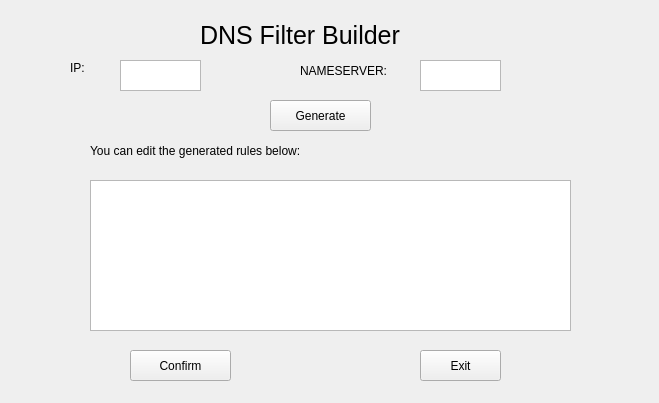
<?xml version="1.0" encoding="UTF-8"?>
<ui version="4.0">
 <class>FilterBuilder</class>
 <widget class="QWidget" name="FilterBuilder">
  <property name="geometry">
   <rect>
    <x>0</x>
    <y>0</y>
    <width>659</width>
    <height>403</height>
   </rect>
  </property>
  <property name="windowTitle">
   <string>Form</string>
  </property>
  <widget class="QTextBrowser" name="inner_rule">
   <property name="geometry">
    <rect>
     <x>90</x>
     <y>180</y>
     <width>481</width>
     <height>151</height>
    </rect>
   </property>
   <property name="readOnly">
    <bool>false</bool>
   </property>
  </widget>
  <widget class="QLabel" name="label">
   <property name="geometry">
    <rect>
     <x>200</x>
     <y>10</y>
     <width>251</width>
     <height>51</height>
    </rect>
   </property>
   <property name="styleSheet">
    <string notr="true">font-size: 25px;
</string>
   </property>
   <property name="text">
    <string>DNS Filter Builder</string>
   </property>
  </widget>
  <widget class="QPushButton" name="confirm_button">
   <property name="geometry">
    <rect>
     <x>130</x>
     <y>350</y>
     <width>101</width>
     <height>31</height>
    </rect>
   </property>
   <property name="text">
    <string>Confirm</string>
   </property>
  </widget>
  <widget class="QPushButton" name="exit_button">
   <property name="geometry">
    <rect>
     <x>420</x>
     <y>350</y>
     <width>81</width>
     <height>31</height>
    </rect>
   </property>
   <property name="text">
    <string>Exit</string>
   </property>
  </widget>
  <widget class="QLabel" name="label_2">
   <property name="geometry">
    <rect>
     <x>90</x>
     <y>140</y>
     <width>281</width>
     <height>21</height>
    </rect>
   </property>
   <property name="text">
    <string>You can edit the generated rules below:</string>
   </property>
  </widget>
  <widget class="QTextBrowser" name="IP_text">
   <property name="geometry">
    <rect>
     <x>120</x>
     <y>60</y>
     <width>81</width>
     <height>31</height>
    </rect>
   </property>
   <property name="readOnly">
    <bool>false</bool>
   </property>
  </widget>
  <widget class="QLabel" name="label_3">
   <property name="geometry">
    <rect>
     <x>70</x>
     <y>60</y>
     <width>31</width>
     <height>16</height>
    </rect>
   </property>
   <property name="text">
    <string>IP:</string>
   </property>
  </widget>
  <widget class="QLabel" name="label_4">
   <property name="geometry">
    <rect>
     <x>300</x>
     <y>50</y>
     <width>101</width>
     <height>41</height>
    </rect>
   </property>
   <property name="text">
    <string>NAMESERVER:</string>
   </property>
  </widget>
  <widget class="QTextBrowser" name="NAMESERVER_text">
   <property name="geometry">
    <rect>
     <x>420</x>
     <y>60</y>
     <width>81</width>
     <height>31</height>
    </rect>
   </property>
   <property name="readOnly">
    <bool>false</bool>
   </property>
  </widget>
  <widget class="QPushButton" name="generate_button">
   <property name="geometry">
    <rect>
     <x>270</x>
     <y>100</y>
     <width>101</width>
     <height>31</height>
    </rect>
   </property>
   <property name="text">
    <string>Generate</string>
   </property>
  </widget>
 </widget>
 <resources/>
 <connections/>
</ui>
